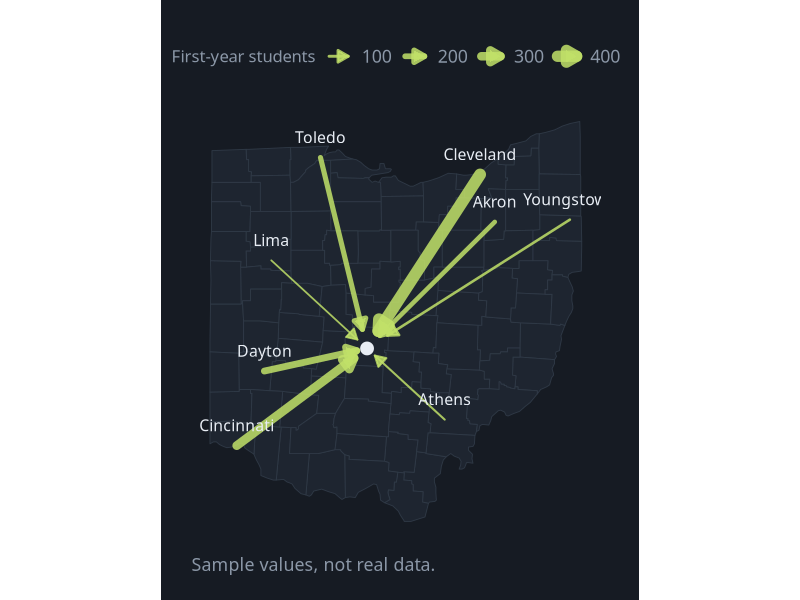
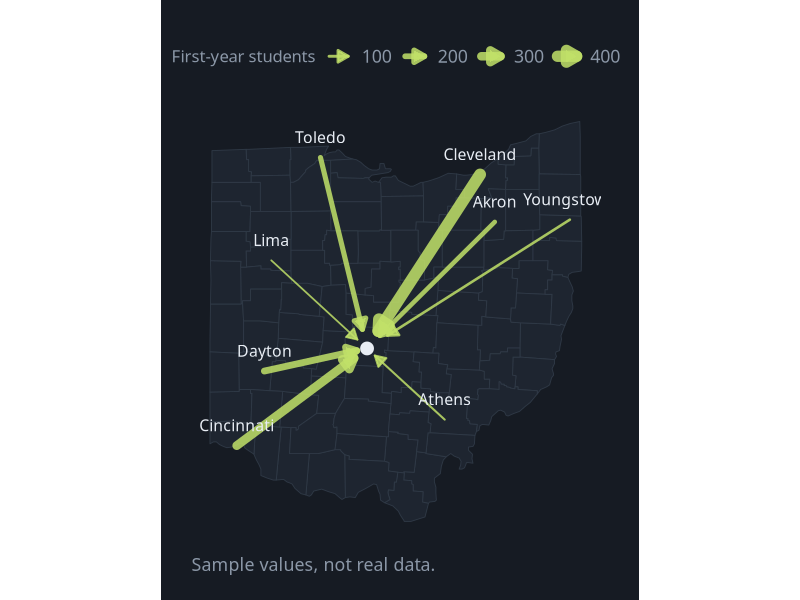

Generate these figures, in order, with R:
# Flow Map
# Question: Where do first-year students at a Columbus campus come from?
# Put this script and flowmap.csv in the same folder, then in RStudio choose
# Session > Set Working Directory > To Source File Location.
# Also needs: sf, maps. Run install.packages(c("sf", "maps")) once.

library(tidyverse)
library(sf)

# ---- Gallery look: dark background, soft gray text ----
font <- "IBM Plex Sans"   # use "sans" if IBM Plex Sans is not installed
ink  <- "#8B97A7"

theme_gallery <- function() {
  theme_minimal(base_size = 16, base_family = font) +
    theme(
      plot.background  = element_rect(fill = "#161B23", color = NA),
      panel.grid       = element_line(color = "#222A34"),
      panel.grid.minor = element_blank(),
      text             = element_text(color = ink),
      axis.text        = element_text(color = ink),
      legend.position  = "top",
      legend.title     = element_blank(),
      plot.margin      = margin(24, 28, 18, 18)
    )
}

# Ohio's county outlines come with the maps package, so there is nothing to download
ohio <- st_as_sf(maps::map("county", "ohio", plot = FALSE, fill = TRUE)) |>
  mutate(county = str_to_title(str_remove(ID, "ohio,")))

df <- read_csv("flowmap.csv", show_col_types = FALSE) |>
  # stop each arrow a little short so the arrowheads do not pile up
  mutate(end_lon = from_lon + 0.9 * (to_lon - from_lon),
         end_lat = from_lat + 0.9 * (to_lat - from_lat))

campus <- distinct(df, destination, to_lon, to_lat)

p <- ggplot() +
  geom_sf(data = ohio, fill = "#1E2530", color = "#2E3845", linewidth = 0.3) +
  geom_segment(data = df, aes(x = from_lon, y = from_lat, xend = end_lon, yend = end_lat,
                              linewidth = students),
               color = "#C1E069", alpha = 0.85, lineend = "round",
               arrow = arrow(length = unit(3, "mm"), type = "closed")) +
  geom_point(data = campus, aes(x = to_lon, y = to_lat), color = "#E8EDF4", size = 4) +
  geom_text(data = df, aes(x = from_lon, y = from_lat, label = origin),
            nudge_y = 0.18, color = "#E8EDF4", family = font, size = 4) +
  scale_linewidth(range = c(0.6, 4), name = "First-year students") +
  labs(x = NULL, y = NULL, caption = "Sample values, not real data.") +
  theme_gallery() +
  theme(legend.title = element_text(color = ink, size = 12)) +
  theme(panel.grid = element_blank(), axis.text = element_blank(),
        plot.caption = element_text(color = ink, hjust = 0))

ggsave("flowmap.png", p, width = 9, height = 6, dpi = 200)
p
